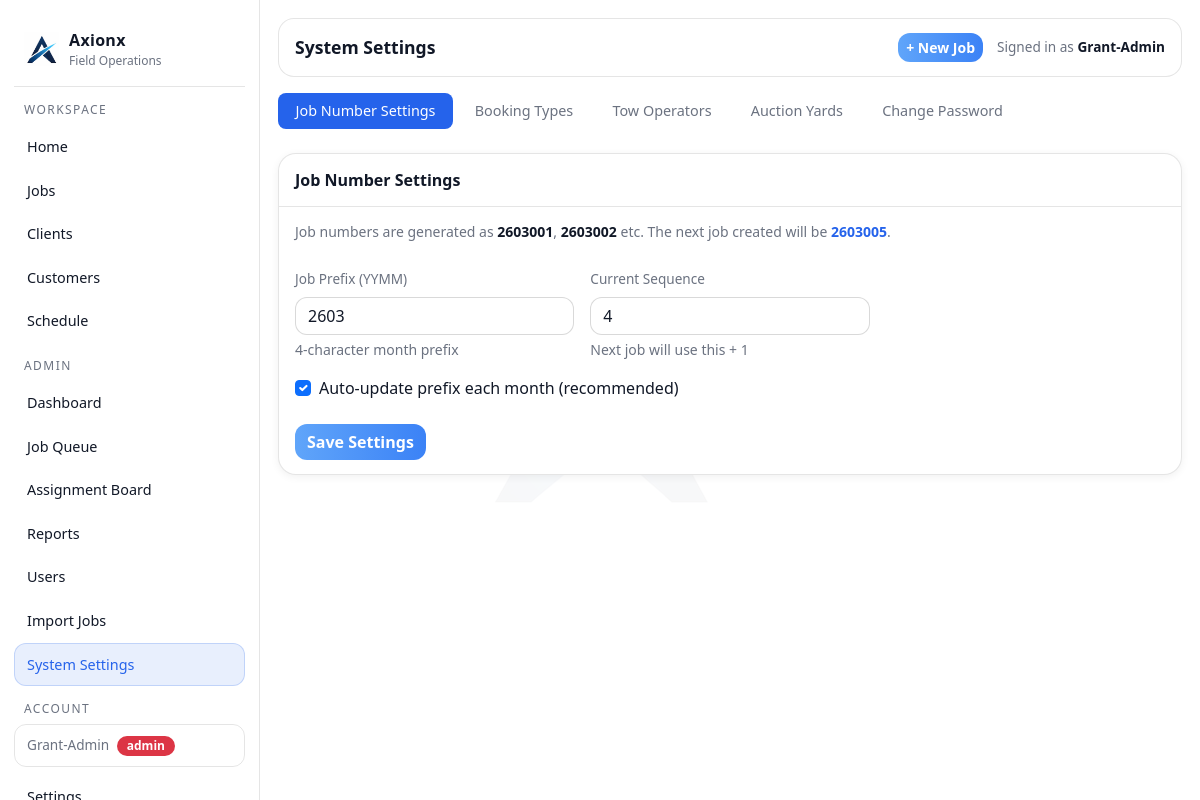
Page /admin/settings (signed in) on the earlier database version.
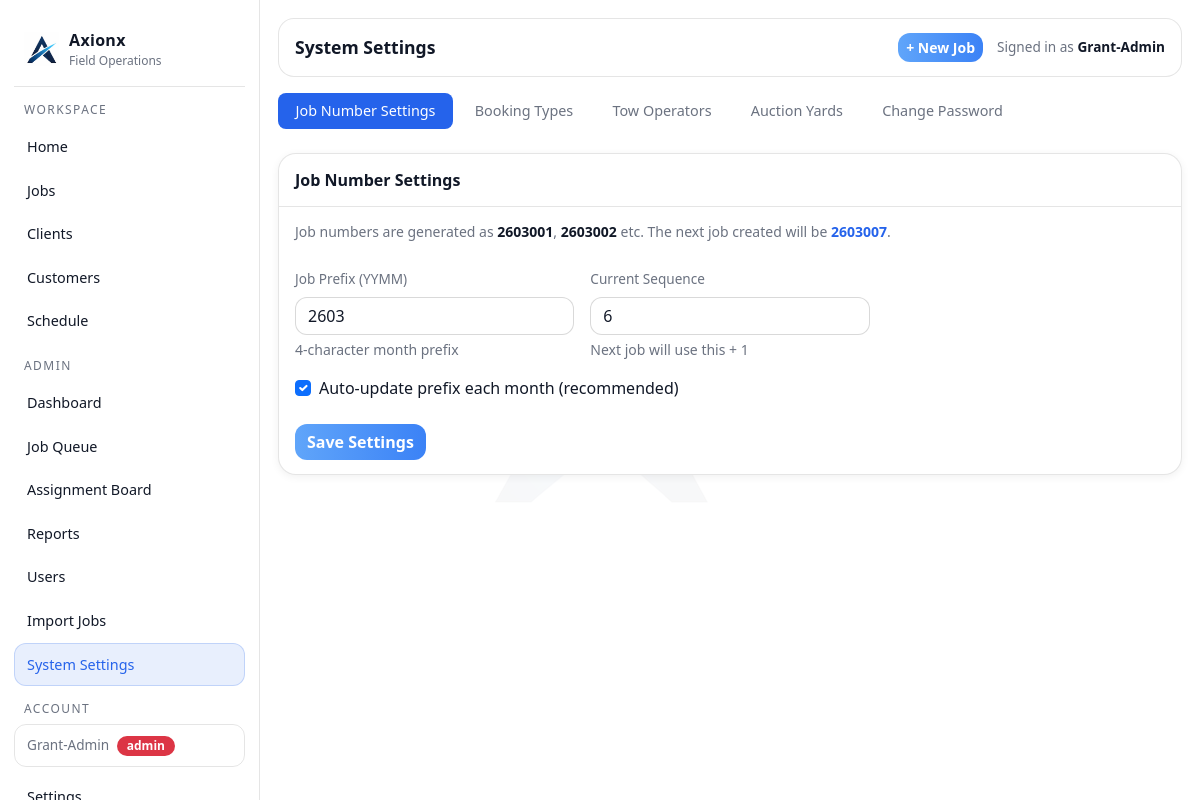
Same page on the later database version.
### tables this page shows
CREATE TABLE system_settings (
        id INTEGER PRIMARY KEY CHECK (id = 1),
        job_prefix TEXT NOT NULL,
        job_sequence INTEGER NOT NULL,
        auto_prefix_enabled INTEGER NOT NULL DEFAULT 1,
        updated_at TEXT NOT NULL
    );

### app.py (the view)
@app.get("/admin/settings")
@admin_required
def admin_settings():
    conn = db()
    cur = conn.cursor()
    cur.execute("SELECT * FROM system_settings WHERE id = 1")
    settings = cur.fetchone()
    cur.execute("SELECT * FROM booking_types ORDER BY name")
    booking_types = cur.fetchall()
    cur.execute("SELECT * FROM tow_operators ORDER BY company_name")
    tow_operators = cur.fetchall()
    cur.execute("SELECT * FROM auction_yards ORDER BY name")
    auction_yards = cur.fetchall()
    conn.close()
    return render_template("settings.html", settings=settings, booking_types=booking_types,
                           tow_operators=tow_operators, auction_yards=auction_yards)

### app.py (called while the page is built)
def db():
    conn = sqlite3.connect(DB_PATH)
    conn.row_factory = sqlite3.Row
    return conn

def add_column_if_missing(cur, table, col, coltype):
    cur.execute(f"PRAGMA table_info({table})")
    cols = [r["name"] for r in cur.fetchall()]
    if col not in cols:
        cur.execute(f"ALTER TABLE {table} ADD COLUMN {col} {coltype}")

@app.context_processor
def inject_globals():
    return {
        "GOOGLE_MAPS_API_KEY": os.environ.get("GOOGLE_MAPS_API_KEY", ""),
        "google_maps_api_key": os.getenv("GOOGLE_MAPS_API_KEY", "")
    }

@app.before_request
def _ensure_db():
    init_db()

def admin_required(f):
    @wraps(f)
    def wrapper(*args, **kwargs):
        if not session.get("user_id"):
            return redirect(url_for("login"))
        if session.get("role") != "admin":
            flash("Admin access required.", "danger")
            return redirect(url_for("index"))
        return f(*args, **kwargs)
    return wrapper

### templates/settings.html (shortened to what this page needs)
{% extends "layout.html" %}
{% block page_title %}System Settings{% endblock %}
{% block content %}
<div class="mb-4" style="overflow-x:auto">
  <ul class="nav settings-nav gap-1 flex-nowrap" id="settingsTabs" style="min-width:max-content">
    <li class="nav-item">
      <a class="nav-link" href="#job-numbers" data-tab="job-numbers">Job Number Settings</a>
    </li>
    <li class="nav-item">
      <a class="nav-link" href="#booking-types" data-tab="booking-types">Booking Types</a>
    </li>
    <li class="nav-item">
      <a class="nav-link" href="#tow-operators" data-tab="tow-operators">Tow Operators</a>
    </li>
    <li class="nav-item">
      <a class="nav-link" href="#auction-yards" data-tab="auction-yards">Auction Yards</a>
    </li>
    <li class="nav-item">
      <a class="nav-link" href="#change-password" data-tab="change-password">Change Password</a>
    </li>
  </ul>
</div>
<div class="tab-pane-custom" id="tab-job-numbers">
  <div class="ax-card">
    <div class="ax-card-h">Job Number Settings</div>
    <div class="ax-card-b">
      <p class="small mb-4" style="color:var(--muted)">
        Job numbers are generated as <strong style="color:var(--text)">{{ settings.job_prefix }}001</strong>,
        <strong style="color:var(--text)">{{ settings.job_prefix }}002</strong> etc.
        The next job created will be <strong style="color:var(--accent)">{{ settings.job_prefix }}{{ "%03d"|format(settings.job_sequence + 1) }}</strong>.
      </p>
      <form method="post" action="/admin/settings">
        <div class="row g-3 mb-3">
          <div class="col-12 col-lg-4">
            <label class="form-label">Job Prefix (YYMM)</label>
            <input class="form-control" name="job_prefix" value="{{ settings.job_prefix }}" placeholder="e.g. 2602">
            <div class="form-text" style="color:var(--muted)">4-character month prefix</div>
          </div>
          <div class="col-12 col-lg-4">
            <label class="form-label">Current Sequence</label>
            <input class="form-control" name="job_sequence" type="number" min="0" value="{{ settings.job_sequence }}">
            <div class="form-text" style="color:var(--muted)">Next job will use this + 1</div>
          </div>
        </div>
        <div class="form-check mb-4">
          <input class="form-check-input" type="checkbox" name="auto_prefix_enabled" id="autoCheck"
                 {% if settings.auto_prefix_enabled %}checked{% endif %}>
          <label class="form-check-label" for="autoCheck">
            Auto-update prefix each month (recommended)
          </label>
        </div>
        <button class="btn btn-primary">Save Settings</button>
      </form>
    </div>
  </div>
</div>
{% endblock %}

Differences in the rows shown:
changed system_settings: settings.job_sequence+1 "005" → "007"; job_sequence "4" → "6"
